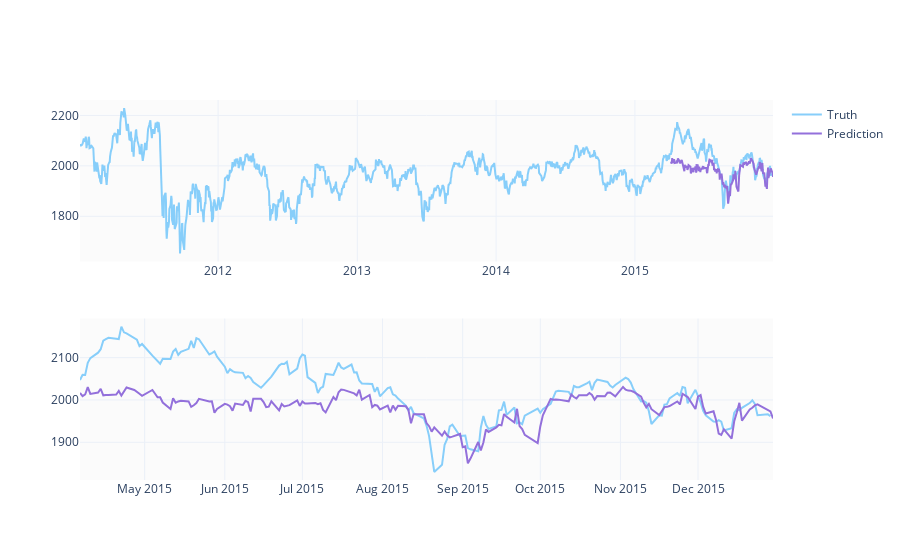

Notebook source saved alongside this figure:
### Code cell
predicted_prices = df.loc[test_split_idx+1:].copy()
predicted_prices['Close'] = y_pred

fig = make_subplots(rows=2, cols=1)
fig.add_trace(go.Scatter(x=df.Date, y=df.Close,
                         name='Truth',
                         marker_color='LightSkyBlue'), row=1, col=1)

fig.add_trace(go.Scatter(x=predicted_prices.Date,
                         y=predicted_prices.Close,
                         name='Prediction',
                         marker_color='MediumPurple'), row=1, col=1)

fig.add_trace(go.Scatter(x=predicted_prices.Date,
                         y=y_test,
                         name='Truth',
                         marker_color='LightSkyBlue',
                         showlegend=False), row=2, col=1)

fig.add_trace(go.Scatter(x=predicted_prices.Date,
                         y=y_pred,
                         name='Prediction',
                         marker_color='MediumPurple',
                         showlegend=False), row=2, col=1)

fig.show()

### Figure 1 — Plotly figure (JSON) as saved in the notebook; plotly's stock layout.template omitted (floating-point values rounded to 4 significant figures; data arrays with more than 128 entries replaced by an {"elided": "..."} marker saying what was removed)
{"data": [{"marker": {"color": "LightSkyBlue"}, "name": "Truth", "type": "scatter", "x": {"elided": "1236 str values"}, "xaxis": "x", "y": {"elided": "1236 float values"}, "yaxis": "y"}, {"marker": {"color": "MediumPurple"}, "name": "Prediction", "type": "scatter", "x": {"elided": "185 str values"}, "xaxis": "x", "y": {"elided": "185 float values"}, "yaxis": "y"}, {"marker": {"color": "LightSkyBlue"}, "name": "Truth", "showlegend": false, "type": "scatter", "x": {"elided": "185 str values"}, "xaxis": "x2", "y": {"elided": "185 float values"}, "yaxis": "y2"}, {"marker": {"color": "MediumPurple"}, "name": "Prediction", "showlegend": false, "type": "scatter", "x": {"elided": "185 str values"}, "xaxis": "x2", "y": {"elided": "185 float values"}, "yaxis": "y2"}], "layout": {"xaxis": {"anchor": "y", "domain": [0, 1]}, "xaxis2": {"anchor": "y2", "domain": [0, 1]}, "yaxis": {"anchor": "x", "domain": [0.575, 1]}, "yaxis2": {"anchor": "x2", "domain": [0, 0.425]}}}
